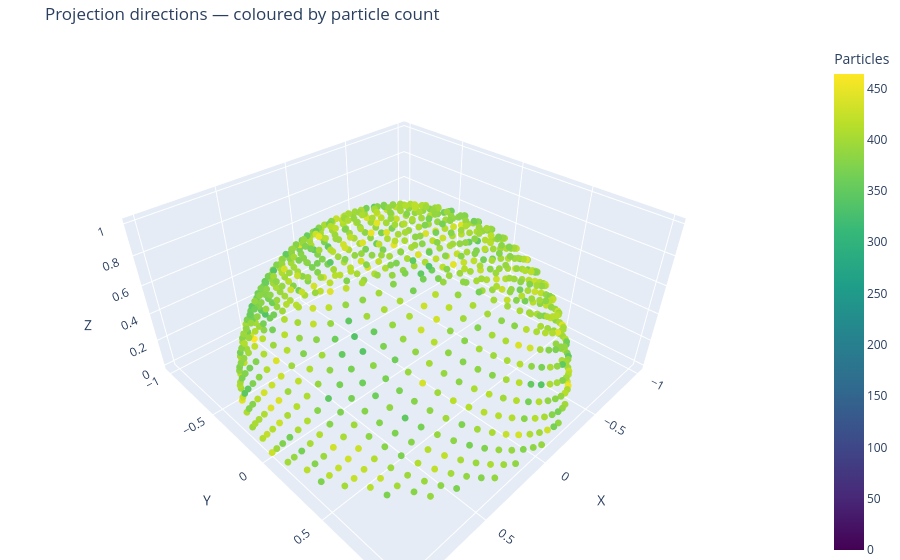

The notebook cell saved with this chart:
### Code cell
# Interactive 3-D scatter: each dot is a projection direction, colour = particle count
z = direction_matrices[:, 2, :]
c = [len(g) for g in groups]

fig = go.Figure(
    go.Scatter3d(
        x=z[:, 0], y=z[:, 1], z=z[:, 2],
        mode='markers',
        marker=dict(
            size=4,
            color=c,
            colorscale='Viridis',
            cmin=0,
            cmax=max(c),
            colorbar=dict(title='Particles'),
            showscale=True,
        ),
        text=[f'Dir {i}: {n} particles' for i, n in enumerate(c)],
        hovertemplate='%{text}<extra></extra>',
    )
)
fig.update_layout(
    title='Projection directions — coloured by particle count',
    scene=dict(xaxis_title='X', yaxis_title='Y', zaxis_title='Z'),
    margin=dict(l=0, r=0, t=40, b=0),
)
fig.show()

### Figure 1 — Plotly figure (JSON) as saved in the notebook; plotly's stock layout.template omitted (floating-point values rounded to 4 significant figures; data arrays with more than 128 entries replaced by an {"elided": "..."} marker saying what was removed)
{"data": [{"hovertemplate": "%{text}<extra></extra>", "marker": {"cmax": 464, "cmin": 0, "color": {"elided": "795 int values"}, "colorbar": {"title": {"text": "Particles"}}, "colorscale": [[0, "#440154"], [0.1111, "#482878"], [0.2222, "#3e4989"], [0.3333, "#31688e"], [0.4444, "#26828e"], [0.5556, "#1f9e89"], [0.6667, "#35b779"], [0.7778, "#6ece58"], [0.8889, "#b5de2b"], [1, "#fde725"]], "showscale": true, "size": 4}, "mode": "markers", "text": {"elided": "795 str values"}, "type": "scatter3d", "x": {"elided": "795 float values"}, "y": {"elided": "795 float values"}, "z": {"elided": "795 float values"}}], "layout": {"margin": {"b": 0, "l": 0, "r": 0, "t": 40}, "scene": {"xaxis": {"title": {"text": "X"}}, "yaxis": {"title": {"text": "Y"}}, "zaxis": {"title": {"text": "Z"}}}, "title": {"text": "Projection directions — coloured by particle count"}}}
